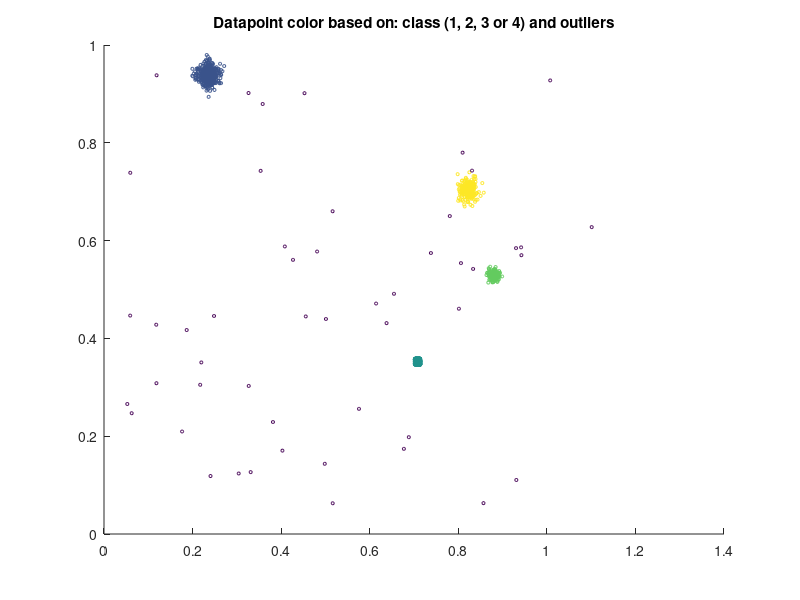

Reproduce this figure in MATLAB. (Note: this script raises an error after producing the figure.)

load exampledata.mat
fprintf("SDO, twodimensional example \n");
figure(1)
scatter(dataPoints(:,1),dataPoints(:,2),5,label);
title('Datapoint color based on: class (1, 2, 3 or 4) and outliers')
fprintf("Calling SDO with default parameters...");
[ y, observers, param ] = sdof( dataPoints );
figure(2)
scatter(dataPoints(:,1),dataPoints(:,2),5,y);
title('Datapoint color based SDO outlierness rank');
colorbar
